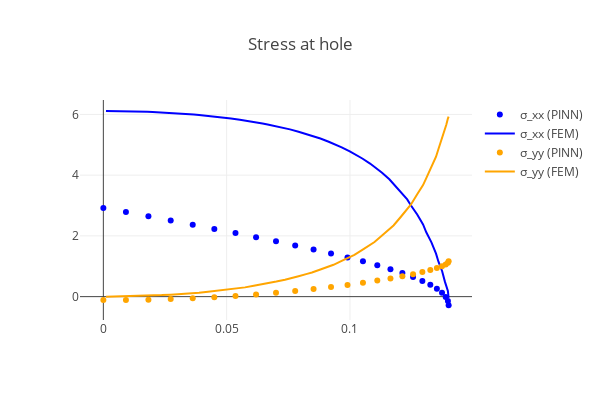

Notebook source saved alongside this figure:
### Markdown cell above
## Visualization of results

### Code cell
val_rad_x = 0.14
val_plate = Plate(val_rad_x, N, M) 
data_input, data_output, data_hole = val_plate.load_reference_data()
val_collo, val_top, val_right, val_left, val_bottom, val_hole = val_plate.generate_dataset()

stress_hole = torch.vmap(sigma)(val_hole[:,:-2])
data_hole = np.loadtxt(f"data/hole_Rx={Rx}.csv", delimiter=",")
data_hole = data_hole[data_hole[:, 0].argsort()]

with torch.no_grad():
    fig = go.Figure()
    m1 = dict(color="blue")
    m2 = dict(color="orange")
    fig.add_trace(
        go.Scatter(
            x=hole[:, 0],
            y=stress_hole[:, 0, 0],
            marker=m1,
            mode="markers",
            name="σ_xx (PINN)",
        )
    )
    fig.add_trace(
        go.Scatter(
            x=data_hole[:, 0],
            y=data_hole[:, 2],
            marker=m1,
            mode="lines",
            name="σ_xx (FEM)",
        )
    )
    fig.add_trace(
        go.Scatter(
            x=hole[:, 0],
            y=stress_hole[:, 1, 1],
            marker=m2,
            mode="markers",
            name="σ_yy (PINN)",
        )
    )
    fig.add_trace(
        go.Scatter(
            x=data_hole[:, 0],
            y=data_hole[:, 3],
            marker=m2,
            mode="lines",
            name="σ_yy (FEM)",
        )
    )
    fig.update_layout(
        template="none", width=600, height=400, title="Stress at hole", showlegend=True
    )
    fig.show()
